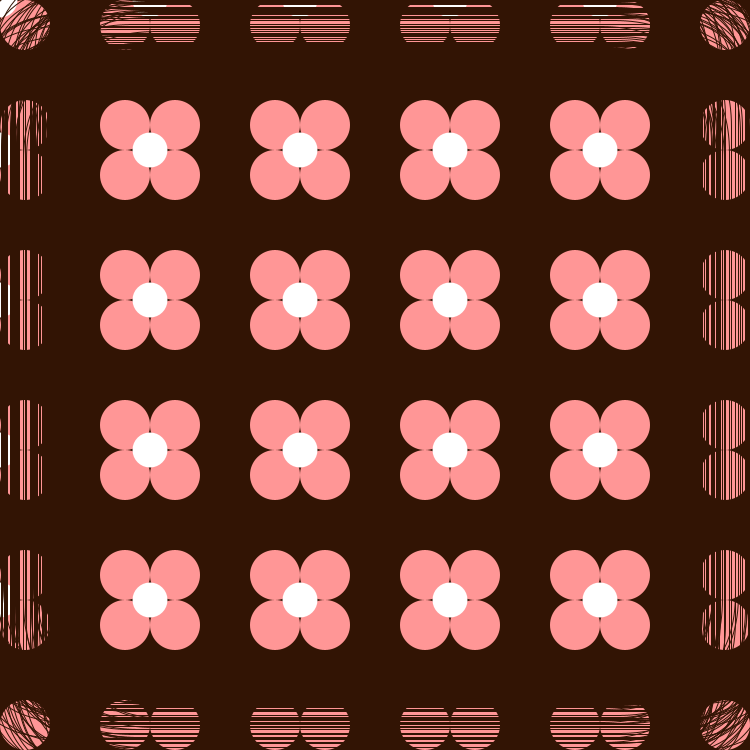
Frame 1 (no input)
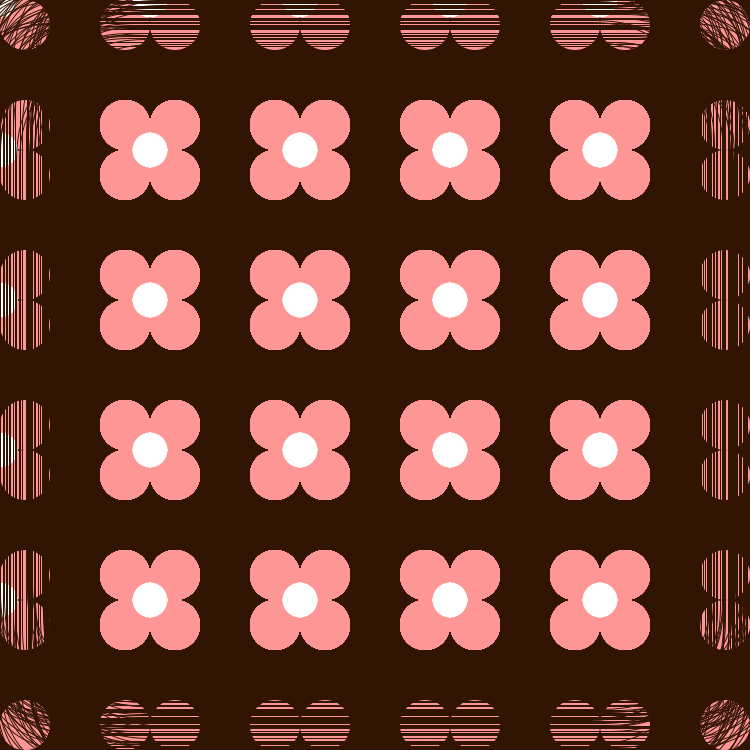
Frame 60 (the mouse pressed at the canvas centre just before this capture)
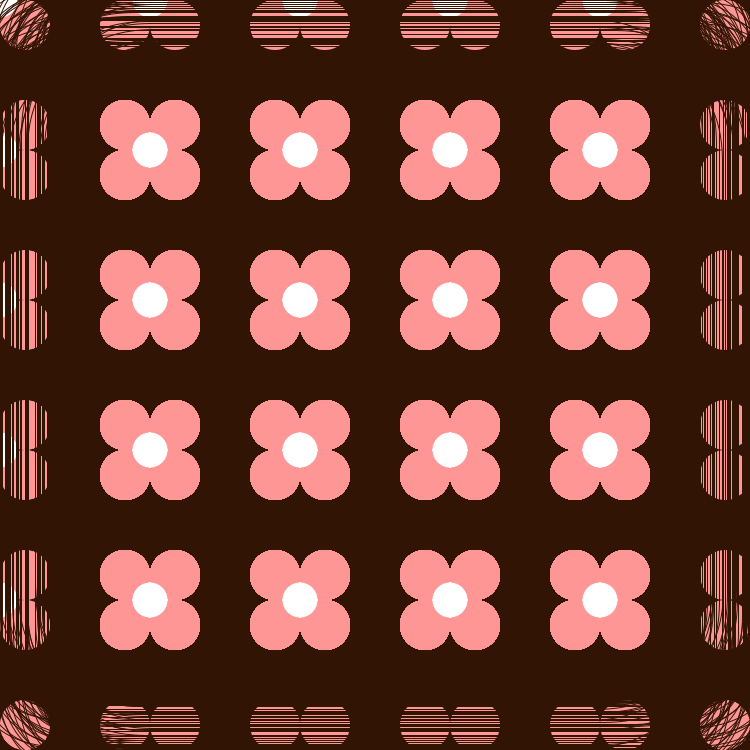
Frame 120 (the mouse held since frame 60 and released just before this capture)

The Processing sketch that drew these frames (run headless with seeded random() and noise(); from frame 60 on, the mouse is pressed at the canvas centre):

// Processing sketch: processing_113223
// ── processing_113223.pde

void setup()
{
  size(750,750);
  background(50,20,4);
  
    
  
}


void draw()
{
  for (int y= 1 ; y<(height/50); y=y+3)
  {
    for(int x=1; x<(width/50);x=x+3)
    {
      flower(x*50,y*50);
    }
    //x=0;
  }

  
  for(int x=1; x<100;x++)
  {
    OutlineRect();
  }
  
  
  
}


int RandInt(int yyyy)
{
  int rand = (int)(random(yyyy));
  return rand;
}

void OutlineRect()
{
  noFill();
  stroke(50,20,4);
  strokeWeight(1);
  rectMode(CENTER);
  rect(random(((width/2)-50),((width/2)+50)), random(((height/2)-50),((height/2)+50)), random( (width-50), (width) ), random( (height-50), (height) ), 100, 100, 100, 100);
}


void flower(int x, int y)
{
  fill(255,150,150);
  //else
  //{fill(234,69,69);}
  
  noStroke();
  ellipseMode(CORNER);
  ellipse(x-50, y-50, 50,50);
  ellipse(x+50, y-50, 50,50);
  ellipse(x-50, y+50, 50,50);
  ellipse(x+50, y+50, 50,50);
  ellipseMode(CENTER);
  fill(255);
  ellipse(x-50,y-50,35,35);
}
